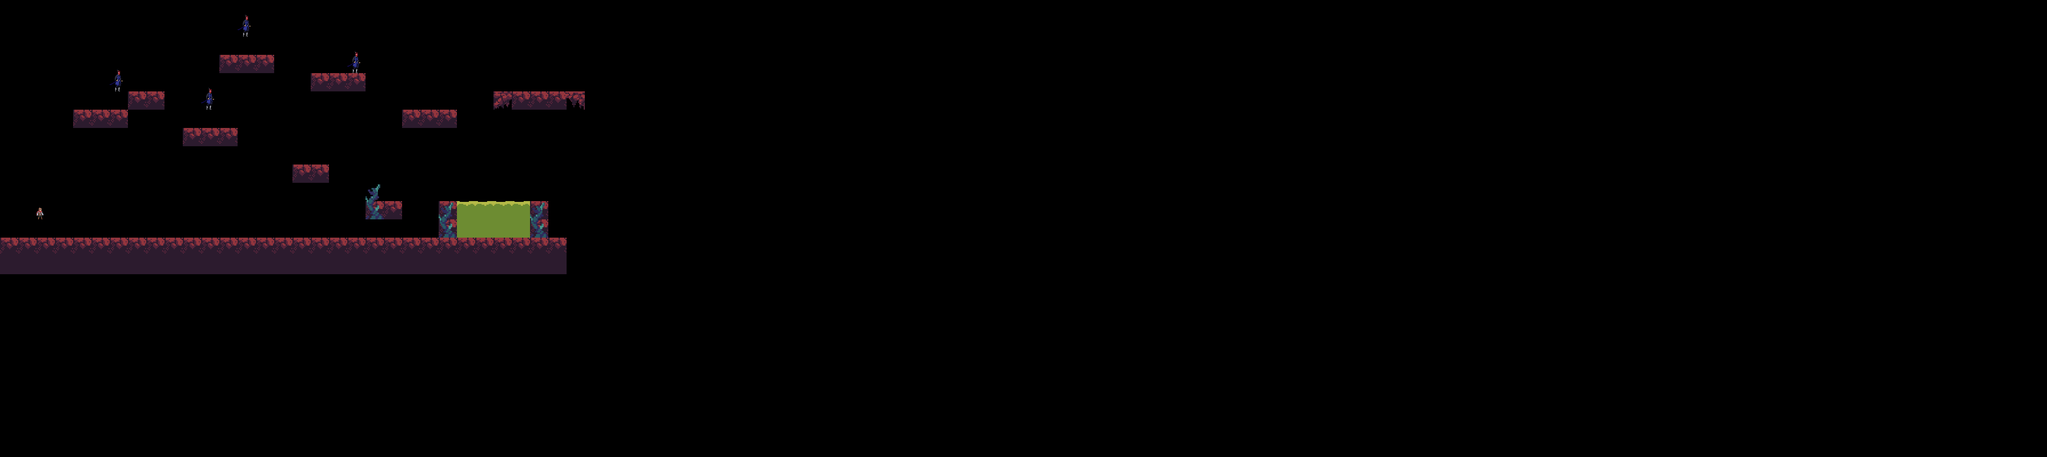

Tiled map render using the project's own tile images. Description and the map definition, with tile-layer contents summarised, below:
An orthogonal 112x25 tile map with 46x46 px tiles, 3 tile layers (1, 2, 3).

<map version="1.8" tiledversion="1.8.4" orientation="orthogonal" renderorder="right-down" width="112" height="25" tilewidth="46" tileheight="46" infinite="0" nextlayerid="4" nextobjectid="1">
 <editorsettings>
  <export target="../../../levels/3/.csv" format="csv" />
 </editorsettings>
 <tileset firstgid="1" source="../2/wasteland.tsx" />
 <layer id="3" name="1" width="112" height="25">
  <data>[2800 cells, 0 non-empty, 0 distinct tile ids]</data>
 </layer>
 <layer id="1" name="2" width="112" height="25">
  <data>[2800 cells, 100 non-empty, 7 distinct tile ids]</data>
 </layer>
 <layer id="2" name="3" width="112" height="25">
  <data>[2800 cells, 8 non-empty, 3 distinct tile ids]</data>
 </layer>
</map>
